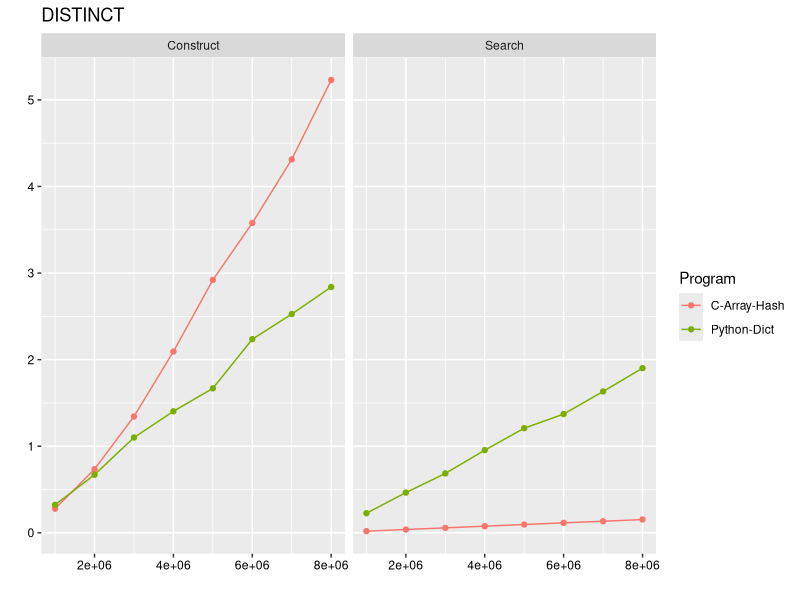
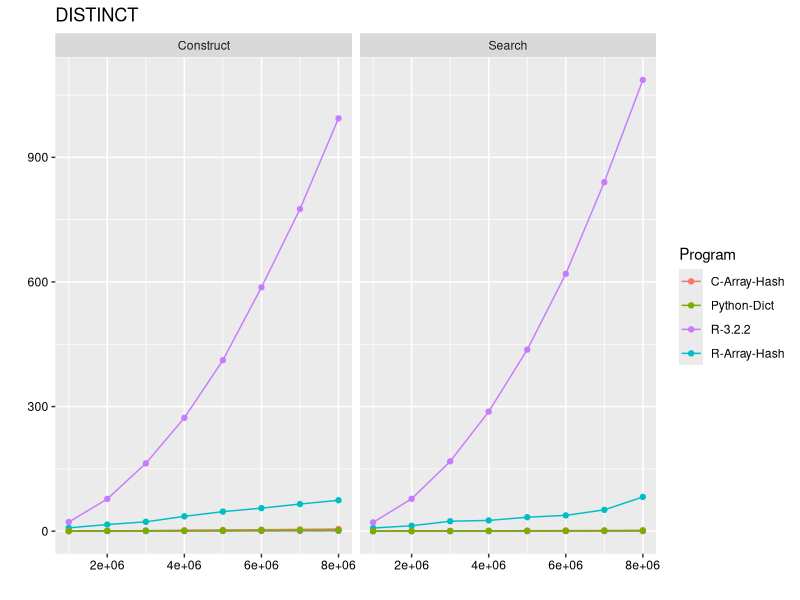

The R script that drew these images, in order:
library(ggplot2)
library(tidyr)
library(dplyr)

d <- read.csv('BENCHMARK_2.results.csv',header=FALSE,sep='\t',stringsAsFactors=FALSE)
names(d) <- c('Program','file','tokens','construct','search')
d <- d %>% 
    group_by(Program,file) %>% 
    summarise(Construct = min(construct), Search=min(search)) %>%
    extract(file,c('filetype','filelines'),'(\\w+).(\\d)mil') %>%
    mutate(lines=as.integer(filelines)*10^6) %>%
    gather(time_type,time,Construct,Search) %>%
    select(-filelines)
d$Program <- sub('.*(R-3.2.2).*','\\1',d$Program)
d$Program <- sub('.*(R-Array-Hash).*','\\1',d$Program)
d$Program <- sub('^C$','C-Array-Hash',d$Program)
d$Program <- sub('^python$','Python-Dict',d$Program)

prog_color <- scales::hue_pal()(4)
names(prog_color) <- c('C-Array-Hash','Python-Dict','R-Array-Hash','R-3.2.2')

prog_sub <- c('C-Array-Hash','Python-Dict')
py_c_dist <- 
  ggplot(
    d %>% filter(filetype=='DISTINCT',Program %in% prog_sub),
    aes(x=lines,y=time)
  ) +
	geom_line(aes(colour=Program)) +
	geom_point(aes(colour=Program)) + 
	labs(x='',y='',title='DISTINCT') +
	theme(
	    axis.text = element_text(colour = "black")
	) +
  scale_color_manual(values=prog_color) +
  facet_grid (. ~ time_type)

png(filename='C_Python_Distinct.png',width=600,height=300)
print(py_c_dist)
dev.off()

all_dist <- 
  ggplot(
    d %>% filter(filetype=='DISTINCT'),
    aes(x=lines,y=time)
  ) +
	geom_line(aes(colour=Program)) +
	geom_point(aes(colour=Program)) + 
	labs(x='',y='',title='DISTINCT') +
	theme(
	    axis.text = element_text(colour = "black")
	) +
  scale_color_manual(values=prog_color) +
  facet_grid (. ~ time_type)

png(filename='All_Distinct.png',width=600,height=300)
print(all_dist)
dev.off()
